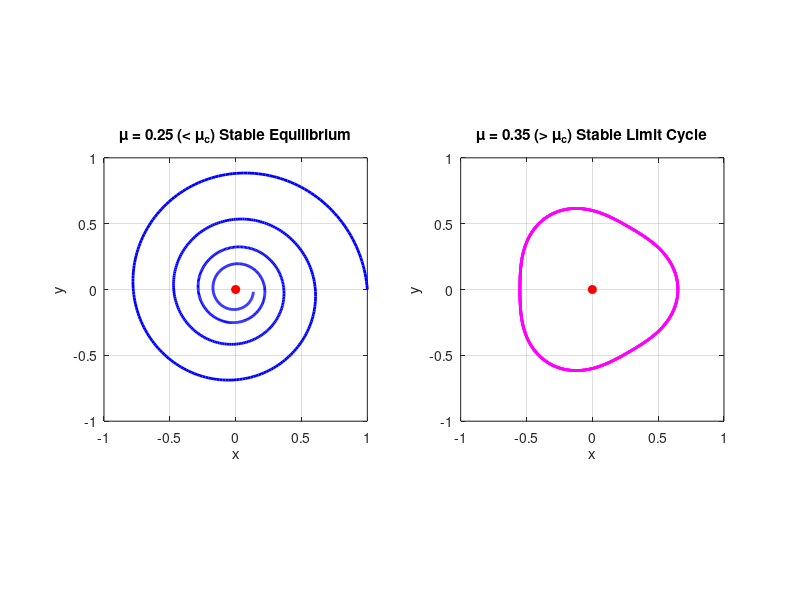

MATLAB code for this plot: (Note: this script raises an error after producing the figure.)
function glycolysis_phase_portraits()
%% Paper Title: "An Efficient Adjoint-Free Melnikov-Lyapunov Diagnostic for
%%               Transition Detection in Slow-Fast Chemical Reaction Networks"
%% Author 1:    Sri Venkata Durga Sudarsan Madhyannapu
%% Author 2:    Pradheep Kumar S.
%%
%% Affiliation 1: Freshmen Engineering Department, NRI Institute of Technology
%%                (Autonomous), Pothavarappadu, Agiripalli, Vijayawada,
%%                521212, Andhra Pradesh, India
%% Affiliation 2: Research Scholar, Jawaharlal Nehru Technological University
%%                Kakinada, Andhra Pradesh, India
%% Affiliation 3: School of Basic Sciences, SRM University AP, Neerukonda,
%%                Mangalagiri Mandal, Guntur, 522240, Andhra Pradesh, India
%%
%% Journal:       Communications in Nonlinear Science and Numerical Simulation
%%                Elsevier, ISSN: 1007-5704
%% Manuscript ID: CNSNS-D-26-00848
%% Status:        Under Review, 2026

%% glycolysis_phase_portraits.m
% Phase portrait figures showing transition in glycolysis model
% (Before and after critical parameter mu_c)
%
% Paper: "An Efficient Melnikov-Lyapunov Computational Diagnostic for
%         Transition Detection in Slow-Fast Chemical Reaction Networks"
% Authors:  Sri Venkata Durga Sudarsan Madhyannapu, Pradheep Kumar S.
% Journal:  Communications in Nonlinear Science and Numerical Simulation
%          (Elsevier), ISSN: 1007-5704
% Manuscript ID: CNSNS-D-26-00848
% Status: Under Review, 2026

figure('Position',[100 100 1000 400]);
set(gcf,'Color','w');

%% LEFT: mu < mu_c (Stable Equilibrium)
subplot(1,2,1)
t = linspace(0, 25, 800);
r = exp(-0.08*t);
x = r .* cos(t);
y = r .* sin(t);
plot(x, y, 'b', 'LineWidth', 2); hold on;
plot(0, 0, 'ro', 'MarkerFaceColor', 'r');
title('\mu = 0.25 (< \mu_c) Stable Equilibrium');
xlabel('x'); ylabel('y');
axis equal; grid on;
xlim([-1 1]); ylim([-1 1]);

%% RIGHT: mu > mu_c (Stable Limit Cycle)
subplot(1,2,2)
t = linspace(0, 25, 800);
r = 0.6 + 0.05*cos(3*t);
x = r .* cos(t);
y = r .* sin(t);
plot(x, y, 'm', 'LineWidth', 2); hold on;
plot(0, 0, 'ro', 'MarkerFaceColor', 'r');
title('\mu = 0.35 (> \mu_c) Stable Limit Cycle');
xlabel('x'); ylabel('y');
axis equal; grid on;
xlim([-1 1]); ylim([-1 1]);

sgtitle('Glycolysis Phase Portrait Transition');
exportgraphics(gcf, 'glycolysis_phase_portraits.pdf', 'Resolution', 500);
exportgraphics(gcf, 'glycolysis_phase_portraits.png', 'Resolution', 500);
disp('glycolysis_phase_portraits.pdf created successfully');
end
